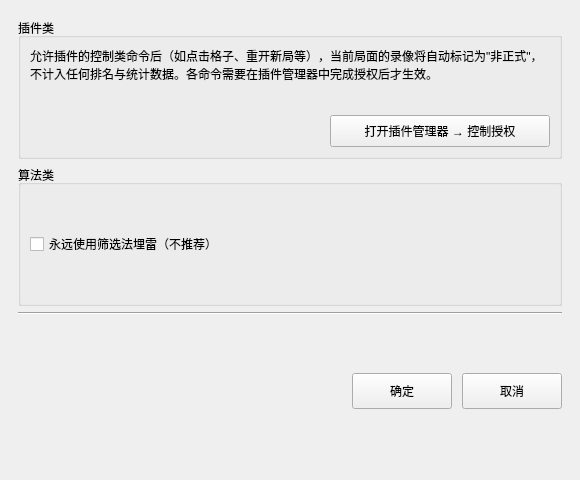
<?xml version="1.0" encoding="UTF-8"?>
<ui version="4.0">
 <class>Form</class>
 <widget class="QWidget" name="Form">
  <property name="geometry">
   <rect>
    <x>0</x>
    <y>0</y>
    <width>580</width>
    <height>480</height>
   </rect>
  </property>
  <property name="windowTitle">
   <string>高级设置</string>
  </property>
  <layout class="QVBoxLayout" name="verticalLayout">
   <property name="leftMargin">
    <number>18</number>
   </property>
   <property name="topMargin">
    <number>18</number>
   </property>
   <property name="rightMargin">
    <number>18</number>
   </property>
   <property name="bottomMargin">
    <number>18</number>
   </property>
   <item>
    <widget class="QGroupBox" name="groupBox_plugin">
     <property name="title">
      <string>插件类</string>
     </property>
     <layout class="QVBoxLayout" name="verticalLayout_plugin">
      <item>
       <widget class="QLabel" name="label_info_text">
        <property name="wordWrap">
         <bool>true</bool>
        </property>
        <property name="text">
         <string>允许插件的控制类命令后（如点击格子、重开新局等），当前局面的录像将自动标记为"非正式"，不计入任何排名与统计数据。各命令需要在插件管理器中完成授权后才生效。</string>
        </property>
       </widget>
      </item>
      <item>
       <widget class="QWidget" name="widget_auth_container" native="true">
        <layout class="QVBoxLayout" name="verticalLayout_auth_items">
         <property name="leftMargin">
          <number>0</number>
         </property>
         <property name="topMargin">
          <number>0</number>
         </property>
         <property name="rightMargin">
          <number>0</number>
         </property>
         <property name="bottomMargin">
          <number>0</number>
         </property>
        </layout>
       </widget>
      </item>
      <item>
       <widget class="QWidget" name="widget_btn_auth" native="true">
        <layout class="QHBoxLayout" name="horizontalLayout_btn_auth">
         <property name="leftMargin">
          <number>0</number>
         </property>
         <property name="topMargin">
          <number>0</number>
         </property>
         <property name="rightMargin">
          <number>0</number>
         </property>
         <property name="bottomMargin">
          <number>0</number>
         </property>
         <item>
          <spacer name="horizontalSpacer_btn_auth">
           <property name="orientation">
            <enum>Qt::Horizontal</enum>
           </property>
           <property name="sizeHint" stdset="0">
            <size>
             <width>0</width>
             <height>20</height>
            </size>
           </property>
          </spacer>
         </item>
         <item>
          <widget class="QPushButton" name="btn_open_auth_dialog">
           <property name="minimumSize">
            <size>
             <width>220</width>
             <height>32</height>
            </size>
           </property>
           <property name="maximumSize">
            <size>
             <width>280</width>
             <height>16777215</height>
            </size>
           </property>
           <property name="text">
            <string>打开插件管理器 → 控制授权</string>
           </property>
          </widget>
         </item>
        </layout>
       </widget>
      </item>
     </layout>
    </widget>
   </item>
   <item>
    <widget class="QGroupBox" name="groupBox_algo">
     <property name="title">
      <string>算法类</string>
     </property>
     <layout class="QVBoxLayout" name="verticalLayout_algo">
      <item>
       <widget class="QCheckBox" name="checkBox_filter_forever">
        <property name="minimumSize">
         <size>
          <width>0</width>
          <height>32</height>
         </size>
        </property>
        <property name="toolTip">
         <string>勾选后永远使用筛选法埋雷，否则会适时改用调整法</string>
        </property>
        <property name="text">
         <string>永远使用筛选法埋雷（不推荐）</string>
        </property>
       </widget>
      </item>
     </layout>
    </widget>
   </item>
   <item>
    <widget class="Line" name="line">
     <property name="orientation">
      <enum>Qt::Horizontal</enum>
     </property>
    </widget>
   </item>
   <item>
    <widget class="QWidget" name="widget_buttons" native="true">
     <layout class="QHBoxLayout" name="horizontalLayout_buttons">
      <property name="spacing">
       <number>10</number>
      </property>
      <property name="leftMargin">
       <number>0</number>
      </property>
      <property name="topMargin">
       <number>0</number>
      </property>
      <property name="rightMargin">
       <number>0</number>
      </property>
      <property name="bottomMargin">
       <number>0</number>
      </property>
      <item>
       <spacer name="horizontalSpacer_buttons">
        <property name="orientation">
         <enum>Qt::Horizontal</enum>
        </property>
        <property name="sizeHint" stdset="0">
         <size>
          <width>0</width>
          <height>20</height>
         </size>
        </property>
       </spacer>
      </item>
      <item>
       <widget class="QPushButton" name="pushButton_yes">
        <property name="minimumSize">
         <size>
          <width>100</width>
          <height>36</height>
         </size>
        </property>
        <property name="maximumSize">
         <size>
          <width>120</width>
          <height>16777215</height>
         </size>
        </property>
        <property name="focusPolicy">
         <enum>Qt::NoFocus</enum>
        </property>
        <property name="text">
         <string>确定</string>
        </property>
        <property name="shortcut">
         <string>Return</string>
        </property>
       </widget>
      </item>
      <item>
       <widget class="QPushButton" name="pushButton_no">
        <property name="minimumSize">
         <size>
          <width>100</width>
          <height>36</height>
         </size>
        </property>
        <property name="maximumSize">
         <size>
          <width>120</width>
          <height>16777215</height>
         </size>
        </property>
        <property name="focusPolicy">
         <enum>Qt::NoFocus</enum>
        </property>
        <property name="text">
         <string>取消</string>
        </property>
       </widget>
      </item>
     </layout>
    </widget>
   </item>
  </layout>
 </widget>
 <resources/>
 <connections>
  <connection>
   <sender>pushButton_no</sender>
   <signal>clicked()</signal>
   <receiver>Form</receiver>
   <slot>close()</slot>
   <hints>
    <hint type="sourcelabel">
     <x>510</x>
     <y>455</y>
    </hint>
    <hint type="destinationlabel">
     <x>290</x>
     <y>240</y>
    </hint>
   </hints>
  </connection>
 </connections>
</ui>
